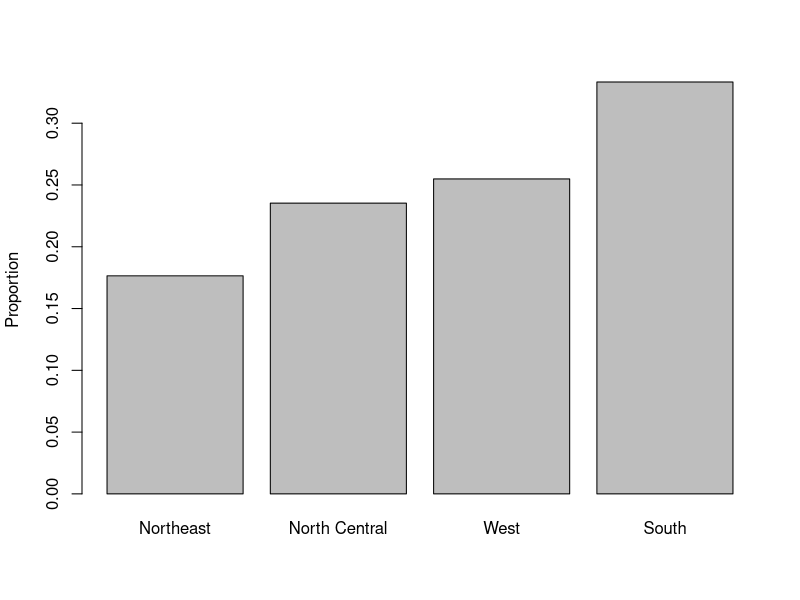

Here is the R script that generated this plot: (Note: this script raises an error after producing the figure.)
## ---- chunk 1
library(tidyverse)
library(dslabs)
data(heights)
head(heights)
## ---- chunk 2
#> 
#> Female   Male 
#>  0.227  0.773
## ---- chunk 3
data(murders)
a <- murders %>% group_by(region) %>% count() %>% arrange(n)
barplot(a%>%pull()%>%prop.table(), ylab="Proportion", names.arg=a$region)
## ---- chunk 4
m <- sum(x) / length(x)
## ---- chunk 5
s <- sqrt(sum((x-mu)^2) / length(x))
## ---- chunk 6
index <- heights$sex=="Male"
x <- heights$height[index]
## ---- chunk 7
m <- mean(x)
s <- sd(x)
c(average = m, sd = s)
## ---- chunk 8
z <- scale(x)
## ---- chunk 9
mean(abs(z) < 2)
## ---- chunk 10
pnorm(-1.96)
## ---- chunk 11
qnorm(0.975)
## ---- chunk 12
qnorm(0.975, mean = 5, sd = 2)
## ---- chunk 13
mean(x <= 69.5)
## ---- chunk 14
p <- seq(0.05, 0.95, 0.05)
## ---- chunk 15
sample_quantiles <- quantile(x, p)
## ---- chunk 16
theoretical_quantiles <- qnorm(p, mean = mean(x), sd = sd(x))
## ---- chunk 17
qplot(theoretical_quantiles, sample_quantiles) + geom_abline()
## ---- chunk 18
sample_quantiles <- quantile(z, p)
theoretical_quantiles <- qnorm(p) 
qplot(theoretical_quantiles, sample_quantiles) + geom_abline()
## ---- chunk 19
heights %>% filter(sex=="Male") %>%
  ggplot(aes(sample = scale(height))) + 
  geom_qq() +
  geom_abline()
## ---- chunk 20
heights %>% filter(sex=="Female") %>% top_n(5, desc(height)) %>% pull(height)
## ---- chunk 21
library(dslabs)
data(heights)
male <- heights$height[heights$sex=="Male"]
female <- heights$height[heights$sex=="Female"]
## ---- chunk 22
length(male)
length(female)
## ---- chunk 23
female_percentiles <- quantile(female, seq(1,2,3))
male_percentiles <- quantile(male, seq(1,2,3))
df <- data.frame(female=female_percentiles, male=male_percentiles)
df
## ---- chunk 24
library(dslabs)
data(heights)
x <- heights$height[heights$sex=="Male"]
## ---- chunk 25
mean(x > 69 & x <= 72)
## ---- chunk 26
avg <- mean(x)
sd <- sd(x)
pnorm(72, avg, sd) - pnorm(69, avg, sd)
## ---- chunk 27
exact <- mean(x>79 & x<=81)
approx <- pnorm(81, avg, sd) - pnorm(79, avg, sd)
exact/approx
## ---- chunk 28
pnorm((84-69)/3)
## ---- chunk 29
(1-0.9999997)*10^9
## ---- chunk 30
10/300*100
## ---- chunk 31
pnorm((80-69)/3)
(1-0.9998771)*10^9
150/122900*100
## ---- chunk 32
murders %>% ggplot(aes(region)) + geom_bar()
## ---- chunk 33
data(murders)
tab <- murders %>% 
  count(region) %>% 
  mutate(proportion = n/sum(n))
tab
## ---- chunk 34
tab %>% ggplot(aes(region, proportion)) + geom_bar(stat = "identity")
## ---- chunk 35
heights %>% 
  filter(sex == "Female") %>% 
  ggplot(aes(height)) + 
  geom_histogram()
## ---- chunk 36
heights %>% 
  filter(sex == "Female") %>% 
  ggplot(aes(height)) + 
  geom_histogram(binwidth = 1)
## ---- chunk 37
heights %>% 
  filter(sex == "Female") %>% 
  ggplot(aes(height)) +
  geom_histogram(binwidth = 1, fill = "blue", col = "black") +
  xlab("Male heights in inches") + 
  ggtitle("Histogram")
## ---- chunk 38
heights %>% 
  filter(sex == "Female") %>%
  ggplot(aes(height)) +
  geom_density()
## ---- chunk 39
heights %>% 
  filter(sex == "Female") %>%
  ggplot(aes(height)) +
  geom_density(fill="blue")
## ---- chunk 40
heights %>% 
  filter(sex == "Female") + 
  geom_density(fill="blue", adjust = 2)
## ---- chunk 41
heights %>% filter(sex=="Male") %>%
  ggplot(aes(sample = height)) +
  geom_qq()
## ---- chunk 42
params <- heights %>% filter(sex=="Male") %>%
  summarize(mean = mean(height), sd = sd(height))

heights %>% filter(sex=="Male") %>%
  ggplot(aes(sample = height)) +
  geom_qq(dparams = params) +
  geom_abline()
## ---- chunk 43
heights %>% 
  filter(sex=="Male") %>%
  ggplot(aes(sample = scale(height))) + 
  geom_qq() +
  geom_abline()
## ---- chunk 44
x <- expand.grid(x = 1:12, y = 1:10) %>% 
  mutate(z = 1:120)
## ---- chunk 45
x %>% ggplot(aes(x, y, fill = z)) + 
  geom_raster()
## ---- chunk 46
x %>% ggplot(aes(x, y, fill = z)) + 
  geom_raster() + 
  scale_fill_gradientn(colors =  terrain.colors(10))
## ---- chunk 47
x <- heights %>% 
  filter(sex=="Male") %>% 
  pull(height)
## ---- chunk 48
qplot(x)
## ---- chunk 49
qplot(sample = scale(x)) + geom_abline()
## ---- chunk 50
heights %>% qplot(sex, height, data = .)
## ---- chunk 51
heights %>% qplot(sex, height, data = ., geom = "boxplot")
## ---- chunk 52
qplot(x, geom = "density")
## ---- chunk 53
qplot(x, bins=15, color = I("black"), xlab = "Population")
## ---- chunk 54
heights%>%ggplot(aes(height))
## ---- chunk 55
heights%>%ggplot(aes(height))+geom_histogram()
## ---- chunk 56
heights%>%ggplot(aes(height))+geom_histogram(binwidth = 1)
## ---- chunk 57
qplot(heights$height,geom = 'density')
## ---- chunk 58
heights %>% 
  ggplot(aes(height, group=sex)) + 
  geom_density() 
## ---- chunk 59
heights %>% 
  ggplot(aes(height, color=sex)) + 
  geom_density() 
## ---- chunk 60
heights %>% 
  ggplot(aes(height, fill = sex)) + 
  geom_density() 
## ---- chunk 61
heights%>%
  ggplot(aes(height,fill=sex))+
  geom_density(alpha=0.2)
